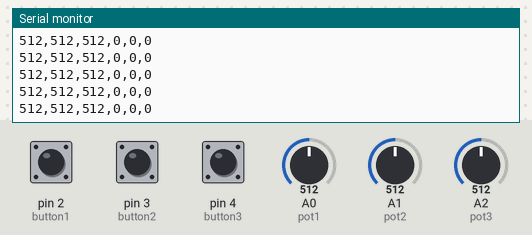
The sketch below on a simulated Arduino Uno, built with avr-gcc and run on an emulated ATmega328P. Parts: the last lines printed to the serial monitor. The inputs (shaded band) are chosen by the test bench; at power-on: A0 (pot1) = 512, A2 (pot3) = 512, pin 2 (button1) HIGH, pin 3 (button2) HIGH, pin 4 (button3) HIGH, A1 (pot2) = 512.

Above: at 1.2 s.
1.3 s: A0 (pot1) set to 109
At 1.34 s:
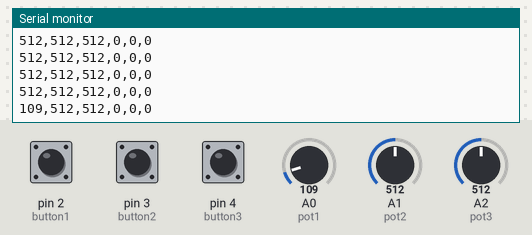
4.3 s: A0 (pot1) set to 88
At 4.3 s:
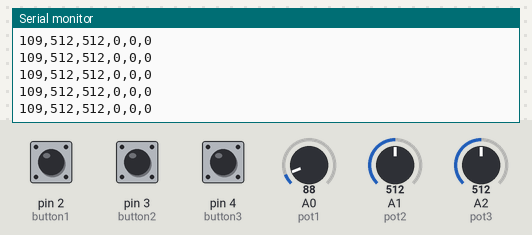
8.8 s: A2 (pot3) set to 105
At 8.84 s:
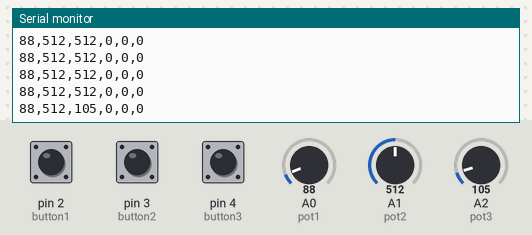
11.8 s: A2 (pot3) set to 88
At 11.8 s:
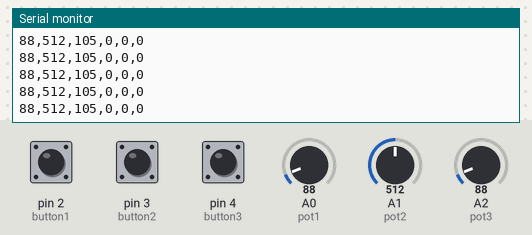
Timing chart, 0 to 14.8 s (numbered marks = the images above; inputs shaded):
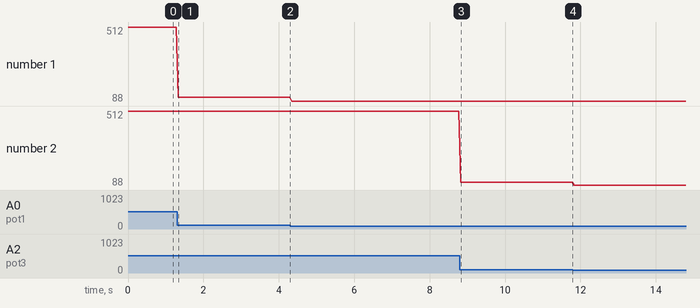

The sketch:

TrainController.ino
```cpp
const int pot1 = A0;
const int pot2 = A1;
const int pot3 = A2;

const int button1 = 2;
const int button2 = 3;
const int button3 = 4;

void setup() {
    Serial.begin(9600);

    pinMode(button1, INPUT_PULLUP);
    pinMode(button2, INPUT_PULLUP);
    pinMode(button3, INPUT_PULLUP);
}

void loop() {
    // Potentiometer lesen
    int value1 = analogRead(pot1);
    int value2 = analogRead(pot2);
    int value3 = analogRead(pot3);

    // Buttons lesen
    int btn1 = !digitalRead(button1);
    int btn2 = !digitalRead(button2);
    int btn3 = !digitalRead(button3);

    // CSV-Ausgabe: eine vollständige Zeile
    Serial.print(value1);
    Serial.print(",");
    Serial.print(value2);
    Serial.print(",");
    Serial.print(value3);
    Serial.print(",");
    Serial.print(btn1);
    Serial.print(",");
    Serial.print(btn2);
    Serial.print(",");
    Serial.println(btn3);

    delay(50);
}
```

Measured:
- after the input at 1.3 s, the serial monitor: prints a new line at once (image 1)
- after the input at 8.8 s, the serial monitor: prints a new line at once (image 3)
- plotted number 1: 512 → 109 after the input at 1.3 s, 109 → 88 after the input at 4.3 s
- plotted number 2: 512 → 105 after the input at 8.8 s
